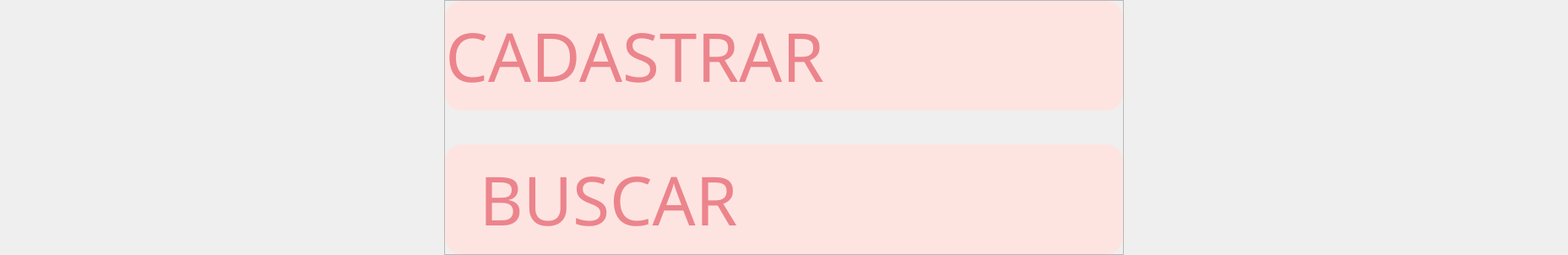
                     <widget class="QWidget" name="page_plano_alimentar">
                      <layout class="QHBoxLayout" name="horizontalLayout_2">
                       <property name="spacing">
                        <number>0</number>
                       </property>
                       <property name="leftMargin">
                        <number>0</number>
                       </property>
                       <property name="topMargin">
                        <number>0</number>
                       </property>
                       <property name="rightMargin">
                        <number>0</number>
                       </property>
                       <property name="bottomMargin">
                        <number>0</number>
                       </property>
                       <item>
                        <spacer name="horizontalSpacer_3">
                         <property name="orientation">
                          <enum>Qt::Horizontal</enum>
                         </property>
                         <property name="sizeHint" stdset="0">
                          <size>
                           <width>526</width>
                           <height>20</height>
                          </size>
                         </property>
                        </spacer>
                       </item>
                       <item>
                        <widget class="QFrame" name="frame_42">
                         <property name="minimumSize">
                          <size>
                           <width>768</width>
                           <height>0</height>
                          </size>
                         </property>
                         <property name="styleSheet">
                          <string notr="true">QFrame{padding: 3em;}</string>
                         </property>
                         <property name="frameShape">
                          <enum>QFrame::StyledPanel</enum>
                         </property>
                         <property name="frameShadow">
                          <enum>QFrame::Raised</enum>
                         </property>
                         <layout class="QVBoxLayout" name="verticalLayout_27">
                          <property name="spacing">
                           <number>40</number>
                          </property>
                          <property name="leftMargin">
                           <number>0</number>
                          </property>
                          <property name="topMargin">
                           <number>0</number>
                          </property>
                          <property name="rightMargin">
                           <number>0</number>
                          </property>
                          <property name="bottomMargin">
                           <number>0</number>
                          </property>
                          <item>
                           <widget class="QPushButton" name="btn_plano_alimentar_cadastrar_nutri">
                            <property name="minimumSize">
                             <size>
                              <width>0</width>
                              <height>130</height>
                             </size>
                            </property>
                            <property name="maximumSize">
                             <size>
                              <width>900</width>
                              <height>16777215</height>
                             </size>
                            </property>
                            <property name="font">
                             <font>
                              <family>Six Caps</family>
                              <pointsize>60</pointsize>
                             </font>
                            </property>
                            <property name="cursor">
                             <cursorShape>PointingHandCursor</cursorShape>
                            </property>
                            <property name="layoutDirection">
                             <enum>Qt::RightToLeft</enum>
                            </property>
                            <property name="styleSheet">
                             <string notr="true">QPushButton{color: #EC848C; background-color: #FEE4E1; border-radius: 20px ;border: none}
QPushButton:hover{background-color: hsl(6, 94%, 92%)}
QPushButton:focus{outline: 0}</string>
                            </property>
                            <property name="text">
                             <string>CADASTRAR                 </string>
                            </property>
                            <property name="icon">
                             <iconset>
                              <normaloff>../telas abrec/Fabrica-SW-96/icons/cadastro.png</normaloff>../telas abrec/Fabrica-SW-96/icons/cadastro.png</iconset>
                            </property>
                            <property name="iconSize">
                             <size>
                              <width>80</width>
                              <height>80</height>
                             </size>
                            </property>
                           </widget>
                          </item>
                          <item>
                           <widget class="QPushButton" name="btn_plano_alimentar_buscar_nutri">
                            <property name="minimumSize">
                             <size>
                              <width>0</width>
                              <height>130</height>
                             </size>
                            </property>
                            <property name="maximumSize">
                             <size>
                              <width>900</width>
                              <height>16777215</height>
                             </size>
                            </property>
                            <property name="font">
                             <font>
                              <family>Six Caps</family>
                              <pointsize>60</pointsize>
                             </font>
                            </property>
                            <property name="cursor">
                             <cursorShape>PointingHandCursor</cursorShape>
                            </property>
                            <property name="layoutDirection">
                             <enum>Qt::RightToLeft</enum>
                            </property>
                            <property name="styleSheet">
                             <string notr="true">QPushButton{color: #EC848C; background-color: #FEE4E1; border-radius: 20px ;border: none}
QPushButton:hover{background-color: hsl(6, 94%, 92%)}
QPushButton:focus{outline: 0}</string>
                            </property>
                            <property name="text">
                             <string>BUSCAR                    </string>
                            </property>
                            <property name="icon">
                             <iconset>
                              <normaloff>../telas abrec/Fabrica-SW-96/icons/relatorio-de-negocios.png</normaloff>../telas abrec/Fabrica-SW-96/icons/relatorio-de-negocios.png</iconset>
                            </property>
                            <property name="iconSize">
                             <size>
                              <width>80</width>
                              <height>80</height>
                             </size>
                            </property>
                           </widget>
                          </item>
                         </layout>
                        </widget>
                       </item>
                       <item>
                        <spacer name="horizontalSpacer_4">
                         <property name="orientation">
                          <enum>Qt::Horizontal</enum>
                         </property>
                         <property name="sizeHint" stdset="0">
                          <size>
                           <width>526</width>
                           <height>20</height>
                          </size>
                         </property>
                        </spacer>
                       </item>
                      </layout>
                     </widget>
